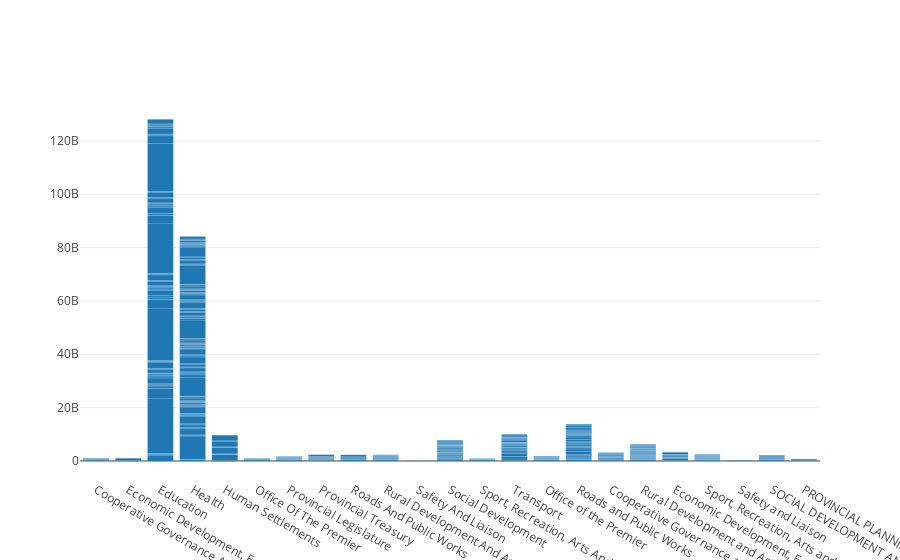

This figure's notebook cell:
### Code cell
import pandas as pd
import plotly.graph_objs as go
from plotly.offline import download_plotlyjs, init_notebook_mode, plot, iplot

data = pd.read_csv("provincial-time-series.csv")
data.dropna()

EC = data[data.government == 'Eastern Cape']
money = EC1.value
prov = EC1.department

data = [go.Bar(
            x=prov,
            y=money
    )]

iplot(data, filename='basic-bar')

### Figure 1 — Plotly figure (JSON) as saved in the notebook; plotly's stock layout.template omitted (floating-point values rounded to 4 significant figures; data arrays with more than 128 entries replaced by an {"elided": "..."} marker saying what was removed)
{"data": [{"type": "bar", "uid": "776bbf18-5a3c-4f44-9929-9a60c16a0a60", "x": {"elided": "17640 str values"}, "y": {"elided": "17640 float values"}}], "layout": {}}
